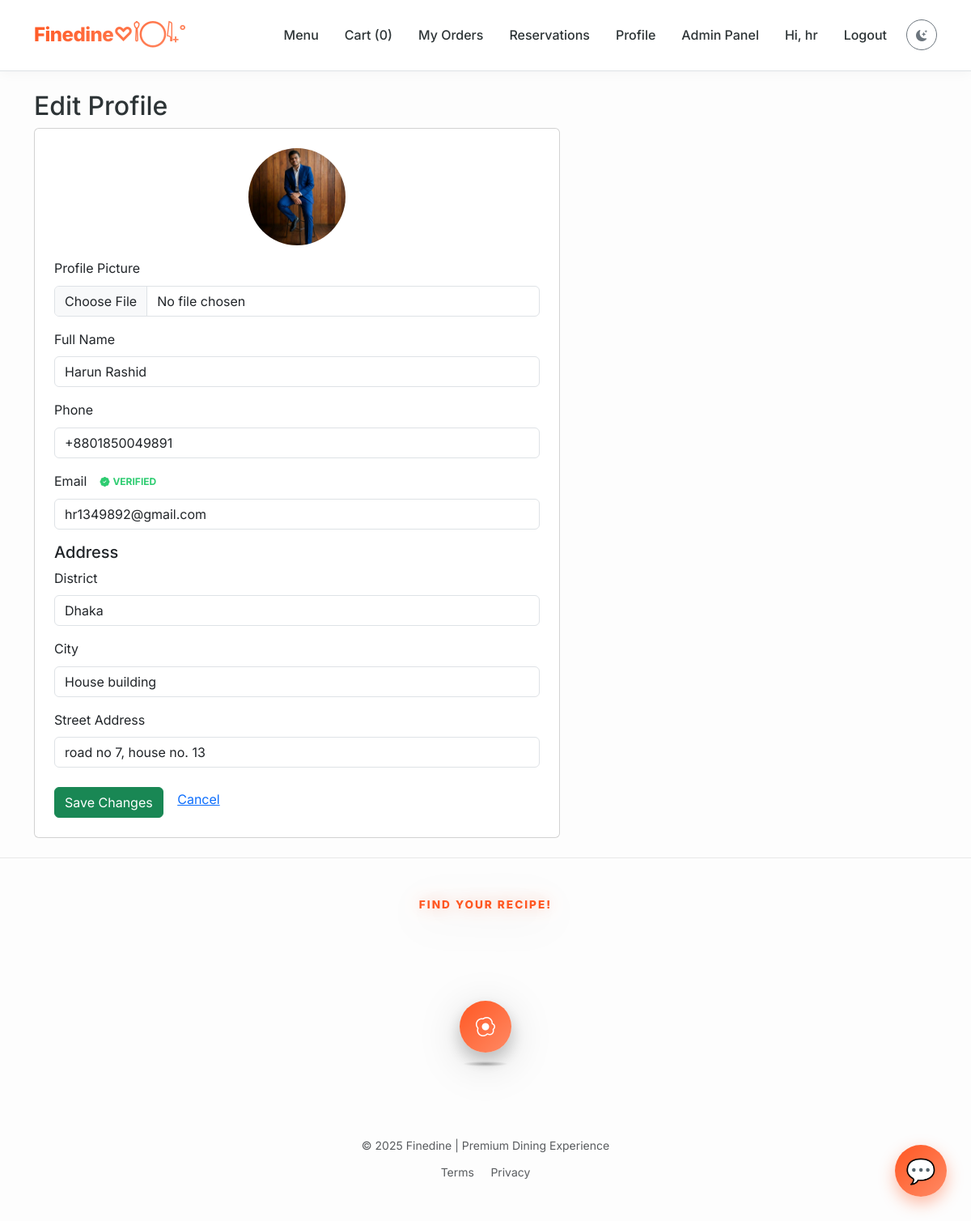
/profile/edit (signed in), run on the app's committed database.
### app.py (models this page shows)
class User(db.Model):
    id = db.Column(db.Integer, primary_key=True)
    username = db.Column(db.String(120), unique=True, nullable=False)
    member_id = db.Column(db.String(20), unique=True) # Custom ID
    email = db.Column(db.String(200), unique=True)
    password = db.Column(db.String(255), nullable=False)
    full_name = db.Column(db.String(200))
    phone = db.Column(db.String(50))
    address_district = db.Column(db.String(100))
    address_city = db.Column(db.String(100))
    address_street = db.Column(db.String(200))
    profile_image = db.Column(db.String(200))  # image filename
    reset_token = db.Column(db.String(100), nullable=True)
    reset_token_expiry = db.Column(db.DateTime, nullable=True)
    is_admin = db.Column(db.Boolean, default=False)
    email_verified = db.Column(db.Boolean, default=False)
    email_verification_code = db.Column(db.String(10), nullable=True)
    created_at = db.Column(db.DateTime, default=datetime.utcnow)
    orders = db.relationship('Order', backref='user', lazy=True)
    reservations = db.relationship('Reservation', backref='user', lazy=True)

### app.py (the view, shortened to what this page needs)
@app.route('/profile/edit', methods=['GET', 'POST'])
def edit_profile():
    if 'user_id' not in session:
        return redirect(url_for('login'))
    user = User.query.get(session['user_id'])
    return render_template('edit_profile.html', user=user)

### app.py (called while the page is built)
@app.context_processor
def inject_global_data():
    cart = session.get('cart', {})
    count = sum(cart.values()) if isinstance(cart, dict) else 0
    all_items = MenuItem.query.all()
    best_item = None
    max_avg = 0
    for it in all_items:
        avg = it.get_average_rating()
        if avg > max_avg:
            max_avg = avg
            best_item = it
    return dict(cart_count=count, best_rated_item=best_item)

    def get_average_rating(self):
        if not self.ratings:
            return 0
        return round(sum(r.score for r in self.ratings) / len(self.ratings), 1)

### templates/edit_profile.html (shortened to what this page needs)
{% extends 'base.html' %}
{% block content %}
<h2>Edit Profile</h2>
<div class="card p-4 light-mode-card" style="max-width:650px;">
  <form method="post" enctype="multipart/form-data">
    <div class="text-center mb-3">
      <img
        src="{{ user.profile_image and url_for('static', filename='uploads/' ~ user.profile_image) or url_for('static', filename='img/placeholder.jpg') }}"
        class="rounded-circle" width="120" height="120" style="object-fit:cover;">
    </div>
    <div class="mb-3">
      <label class="form-label">Profile Picture</label>
      <input type="file" name="profile_image" class="form-control">
    </div>
    <div class="mb-3">
      <label class="form-label">Full Name</label>
      <input class="form-control" name="full_name" value="{{ user.full_name or '' }}" required>
    </div>
    <div class="mb-3">
      <label class="form-label">Phone</label>
      <input class="form-control" name="phone" value="{{ user.phone or '' }}" required>
    </div>
    <div class="mb-3">
      <label class="form-label d-flex align-items-center">
        Email
        {% if user.email_verified %}
        <span class="email-verify-badge badge-verified"><i class="bi bi-patch-check-fill"></i> Verified</span>
        {% else %}
        <span class="email-verify-badge badge-unverified"><i class="bi bi-exclamation-circle"></i> Unverified </span>
        {% endif %}
      </label>
      <div class="input-group">
        <input type="email" class="form-control" name="email" id="email-field" value="{{ user.email or '' }}" required>
      </div>
    </div>
    <h5>Address</h5>
    <div class="mb-3">
      <label class="form-label">District</label>
      <input class="form-control" name="district" value="{{ user.address_district or '' }}">
    </div>
    <div class="mb-3">
      <label class="form-label">City</label>
      <input class="form-control" name="city" value="{{ user.address_city or '' }}">
    </div>
    <div class="mb-3">
      <label class="form-label">Street Address</label>
      <input class="form-control" name="street" value="{{ user.address_street or '' }}">
    </div>
    <button class="btn btn-success mt-2">Save Changes</button>
    <a href="{{ url_for('profile') }}" class="btn btn-link">Cancel</a>
  </form>
</div>
{% endblock %}

### static/css/main.css (style rules this page uses)
:root { --primary-color: #ff5722; --primary-hover: #e64a19; --secondary-color: #2d3436; --accent-color: #ff9f43; --background-bg: #fdfdfd; --card-bg: #ffffff; --text-main: #2d3436; --text-muted: #636e72; --primary-gradient: linear-gradient(135deg, #ff5722 0%, #ff8a65 100%); --hero-gradient: linear-gradient(120deg, rgba(255, 87, 34, 0.9), rgba(255, 159, 67, 0.9)); --shadow-sm: 0 4px 12px rgba(0, 0, 0, 0.06); --shadow-md: 0 10px 25px rgba(0, 0, 0, 0.1); --shadow-lg: 0 20px 50px rgba(0, 0, 0, 0.15); --radius-md: 12px; --radius-lg: 20px; --radius-pill: 50px; --transition-fast: 0.2s cubic-bezier(0.25, 0.46, 0.45, 0.94); --transition-smooth: 0.4s cubic-bezier(0.165, 0.84, 0.44, 1); --transition-premium: 0.6s cubic-bezier(0.22, 1, 0.36, 1); }
body { font-family: 'Inter', system-ui, -apple-system, sans-serif; background-color: var(--background-bg); color: var(--text-main); line-height: 1.6; -webkit-font-smoothing: antialiased; transition: background-color 0.3s ease, color 0.3s ease; }
.email-verify-badge { display: inline-flex; align-items: center; gap: 4px; font-size: 0.75rem; font-weight: 700; padding: 2px 8px; border-radius: 12px; margin-left: 8px; text-transform: uppercase; }
.badge-verified { color: #2ecc71; }

### data on the page
User: profile_image (picture), full_name "Harun Rashid", phone "+8801850049891", email "hr1349892@gmail.com", district "Dhaka", city "House building", street "road no 7, house no. 13"

### other printed values
{{ cart_count }} "0"
{{ session.get('username') }} "hr"
